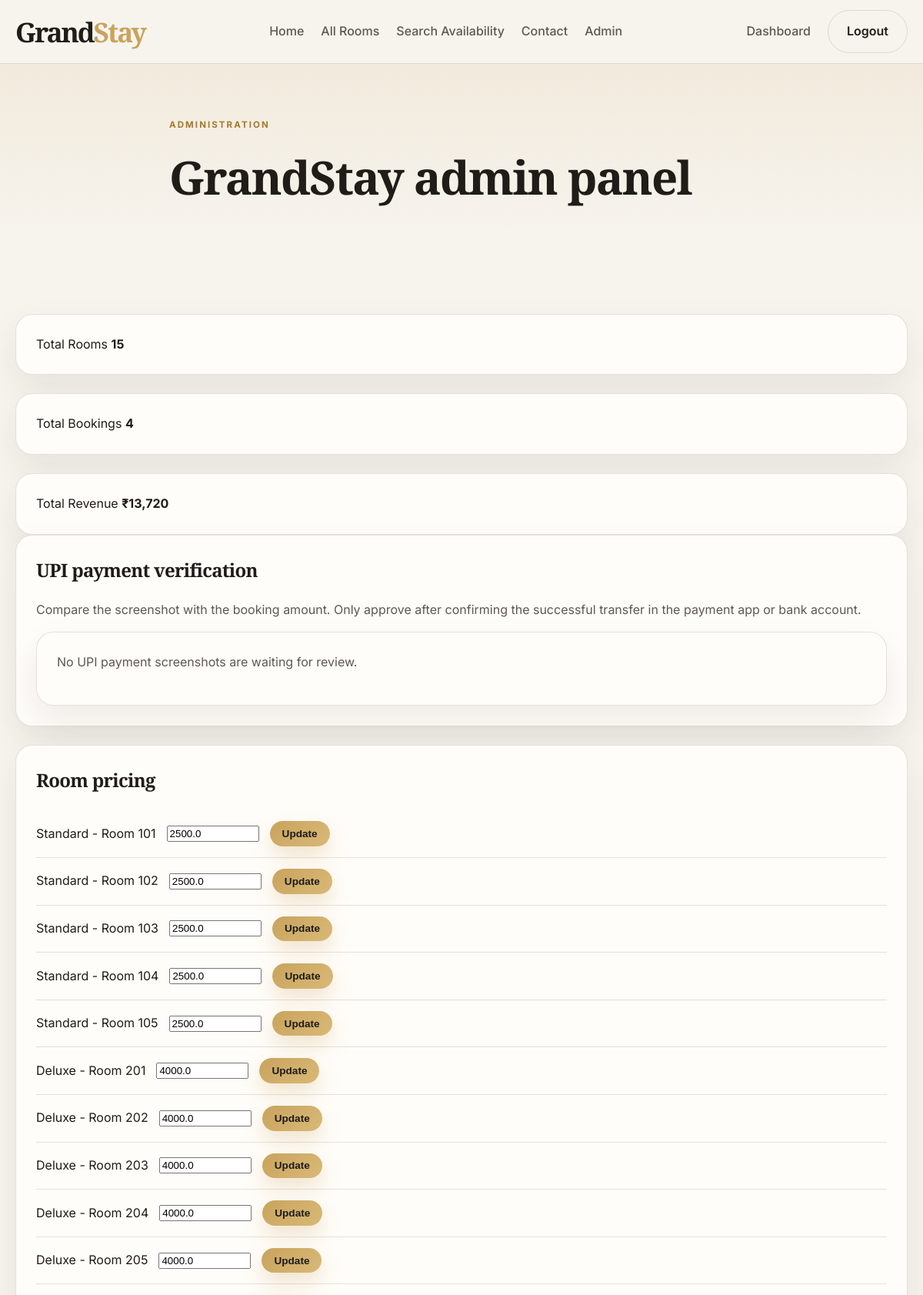
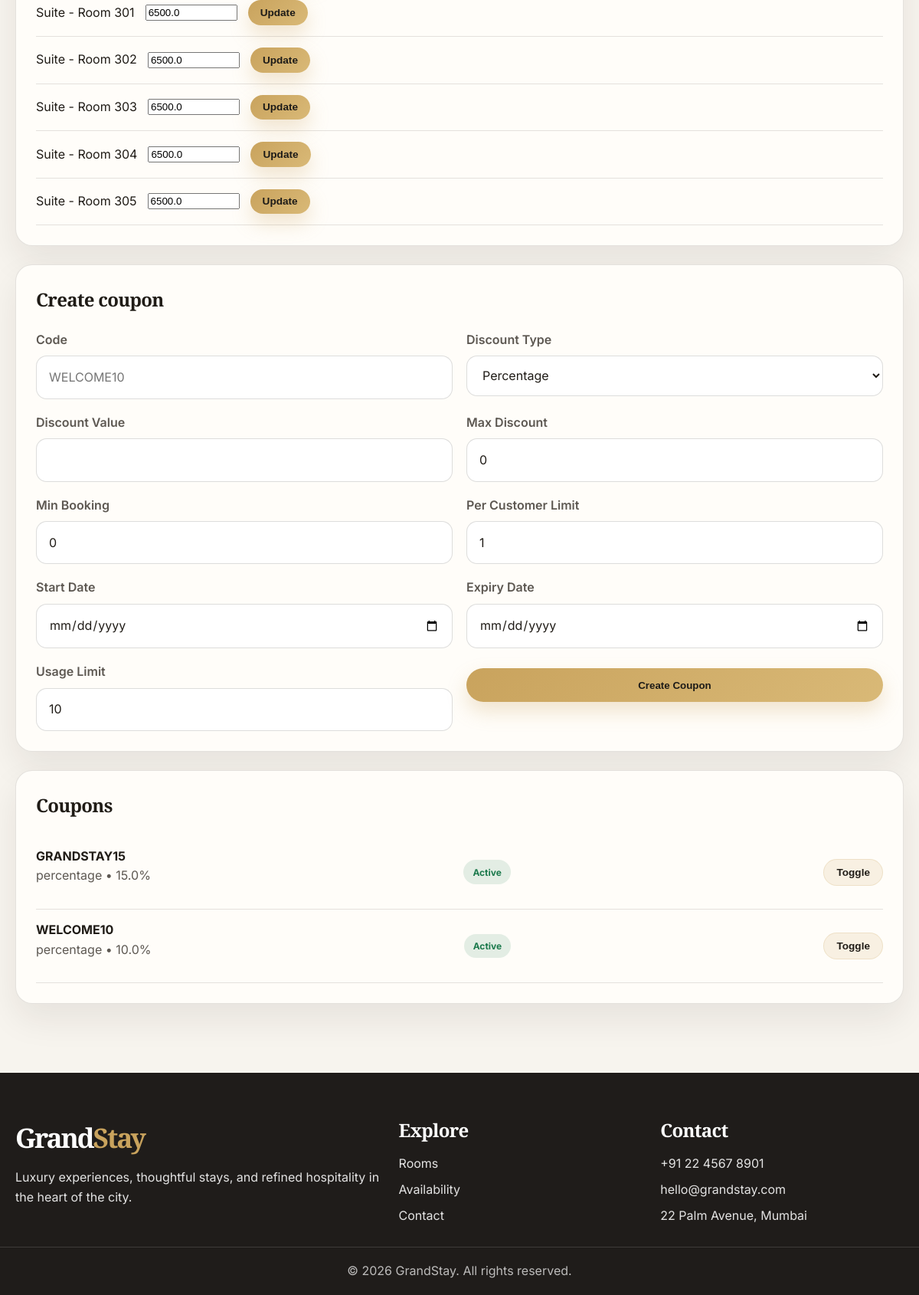
The page /admin (signed in) on the database its author committed (2 pictures, top to bottom).
### tables this page shows
CREATE TABLE rooms (
            id INTEGER PRIMARY KEY AUTOINCREMENT,
            room_number INTEGER NOT NULL,
            room_type TEXT NOT NULL,
            title TEXT NOT NULL,
            description TEXT NOT NULL,
            price_per_night REAL NOT NULL,
            max_guests INTEGER NOT NULL,
            bed_type TEXT,
            room_size TEXT,
            floor INTEGER,
            amenities TEXT,
            image_url TEXT,
            rating REAL DEFAULT 4.5,
            housekeeping_status TEXT DEFAULT 'Clean',
            maintenance_status TEXT DEFAULT 'Good',
            is_active INTEGER DEFAULT 1
        );

CREATE TABLE coupons (
            id INTEGER PRIMARY KEY AUTOINCREMENT,
            code TEXT NOT NULL UNIQUE,
            discount_type TEXT NOT NULL,
            discount_value REAL NOT NULL,
            minimum_booking_amount REAL DEFAULT 0,
            maximum_discount REAL DEFAULT 0,
            start_date TEXT NOT NULL,
            expiry_date TEXT NOT NULL,
            usage_limit INTEGER DEFAULT 10,
            per_customer_limit INTEGER DEFAULT 1,
            is_active INTEGER DEFAULT 1
        );

### app.py (the view)
    def wrapper(*args, **kwargs):
        user = get_logged_user()
        if not user or user["role"] != "admin":
            flash("Admin access required.", "error")
            return redirect(url_for("admin_login"))
        return view_func(*args, **kwargs)

### app.py (called while the page is built)
def get_db():
    if "db" not in g:
        conn = sqlite3.connect(DB_PATH)
        conn.row_factory = sqlite3.Row
        g.db = conn
    return g.db

def query_db(query, params=(), one=False):
    rows = get_db().execute(query, params).fetchall()
    if one:
        return dict(rows[0]) if rows else None
    return [dict(row) for row in rows]

def get_logged_user():
    user_id = session.get("user_id")
    if not user_id:
        return None
    return query_db("SELECT * FROM users WHERE id = ?", (user_id,), one=True)

@app.context_processor
def inject_user():
    return {"current_user": get_logged_user()}

def admin_required(view_func):
    def wrapper(*args, **kwargs):
        user = get_logged_user()
        if not user or user["role"] != "admin":
            flash("Admin access required.", "error")
            return redirect(url_for("admin_login"))
        return view_func(*args, **kwargs)
    wrapper.__name__ = view_func.__name__
    return wrapper

### templates/admin.html (shortened to what this page needs)
{% extends 'base.html' %}
{% block content %}
<section class="inner-banner">
    <div class="container small-container">
        <p class="eyebrow">Administration</p>
        <h1>GrandStay admin panel</h1>
    </div>
</section>
<section class="section">
    <div class="container dashboard-grid">
        <div class="stat-card">
            <span>Total Rooms</span>
            <strong>{{ room_count }}</strong>
        </div>
        <div class="stat-card">
            <span>Total Bookings</span>
            <strong>{{ booking_count }}</strong>
        </div>
        <div class="stat-card">
            <span>Total Revenue</span>
            <strong>₹{{ '{:,.0f}'.format(revenue) }}</strong>
        </div>
    </div>
    <div class="container section-stack">
        <div class="detail-panel large-panel">
            <h2>UPI payment verification</h2>
            <p>Compare the screenshot with the booking amount. Only approve after confirming the successful transfer in the payment app or bank account.</p>
            {% if pending_payments %}
                {% for payment in pending_payments %}
                <article class="payment-review-card">
                    <div class="payment-review-details">
                        <h3>{{ payment.guest_name }}</h3>
                        <p>{{ payment.customer_email }} · Booking {{ payment.booking_reference }}</p>
                        <p>{{ payment.room_type }} room {{ payment.room_number }} — {{ payment.room_title }}</p>
                        <p>{{ payment.check_in }} to {{ payment.check_out }} ({{ payment.nights }} nights)</p>
                        <ul class="compact-list">
                            <li><strong>Room rate:</strong> ₹{{ '{:,.2f}'.format(payment.room_rate) }} × {{ payment.nights }} nights</li>
                            <li><strong>Subtotal:</strong> ₹{{ '{:,.2f}'.format(payment.subtotal) }}</li>
                            <li><strong>Discount:</strong> -₹{{ '{:,.2f}'.format(payment.discount) }}</li>
                            <li><strong>Taxes:</strong> ₹{{ '{:,.2f}'.format(payment.taxes) }}</li>
                            <li><strong>Exact amount to verify:</strong> ₹{{ '{:,.2f}'.format(payment.total_amount) }}</li>
                        </ul>
                    </div>
                    <a class="payment-review-image" href="{{ url_for('view_payment_proof', payment_id=payment.payment_id) }}" target="_blank" rel="noopener">
                        <img src="{{ url_for('view_payment_proof', payment_id=payment.payment_id) }}" alt="Payment proof submitted by {{ payment.guest_name }}">
                        <span>Open full screenshot</span>
                    </a>
                    <form method="post" action="{{ url_for('review_upi_payment', payment_id=payment.payment_id) }}" class="payment-review-form">
                        <label for="received-amount-{{ payment.payment_id }}">Amount visible in the screenshot</label>
                        <div class="payment-review-actions">
                            <input id="received-amount-{{ payment.payment_id }}" type="number" name="received_amount" min="0.01" step="0.01" required>
                            <button type="submit" name="decision" value="approve" class="btn btn-primary">Verify & confirm</button>
                        </div>
                    </form>
                    <form method="post" action="{{ url_for('review_upi_payment', payment_id=payment.payment_id) }}" onsubmit="return confirm('Reject this payment proof and cancel the unpaid booking?');">
                        <button type="submit" name="decision" value="reject" class="btn btn-secondary">Reject proof</button>
                    </form>
                </article>
                {% endfor %}
            {% else %}
                <div class="empty-state">
                    <p>No UPI payment screenshots are waiting for review.</p>
                </div>
            {% endif %}
        </div>
        <div class="detail-panel large-panel">
            <h2>Room pricing</h2>
            {% for room in rooms %}
            <form method="post" action="{{ url_for('update_room_price', room_id=room.id) }}" class="admin-inline-form">
                <div class="admin-inline-fields">
                    <span>{{ room.room_type }} - Room {{ room.room_number }}</span>
                    <input type="number" name="price_per_night" value="{{ room.price_per_night }}" min="1" step="1">
                    <button type="submit" class="btn btn-primary small">Update</button>
                </div>
            </form>
            {% endfor %}
        </div>
        <div class="detail-panel large-panel">
            <h2>Create coupon</h2>
            <form method="post" action="{{ url_for('add_coupon') }}" class="coupon-form">
                <div class="two-col">
                    <div class="input-group">
                        <label>Code</label>
                        <input type="text" name="code" placeholder="WELCOME10" required>
                    </div>
                    <div class="input-group">
                        <label>Discount Type</label>
                        <select name="discount_type">
                            <option value="percentage">Percentage</option>
                        </select>
                    </div>
                </div>
                <div class="two-col">
                    <div class="input-group">
                        <label>Discount Value</label>
                        <input type="number" name="discount_value" min="1" required>
                    </div>
                    <div class="input-group">
                        <label>Max Discount</label>
                        <input type="number" name="maximum_discount" min="0" value="0">
                    </div>
                </div>
                <div class="two-col">
                    <div class="input-group">
                        <label>Min Booking</label>
                        <input type="number" name="minimum_booking_amount" min="0" value="0">
                    </div>
                    <div class="input-group">
                        <label>Per Customer Limit</label>
                        <input type="number" name="per_customer_limit" min="1" value="1">
                    </div>
                </div>
                <div class="two-col">
                    <div class="input-group">
                        <label>Start Date</label>
                        <input type="date" name="start_date">
                    </div>
                    <div class="input-group">
                        <label>Expiry Date</label>
                        <input type="date" name="expiry_date">
                    </div>
                </div>
                <div class="two-col">
                    <div class="input-group">
                        <label>Usage Limit</label>
                        <input type="number" name="usage_limit" min="1" value="10">
                    </div>
                    <div class="input-group">
                        <button type="submit" class="btn btn-primary full-width">Create Coupon</button>
                    </div>
                </div>
            </form>
        </div>
        <div class="detail-panel large-panel">
            <h2>Coupons</h2>
            {% for coupon in coupons %}
            <div class="coupon-row">
                <div>
                    <strong>{{ coupon.code }}</strong>
                    <p>{{ coupon.discount_type }} • {{ coupon.discount_value }}{% if coupon.discount_type == 'percentage' %}%{% else %}₹{% endif %}</p>
                </div>
                <div>
                    <span class="status-pill {% if coupon.is_active %}active{% else %}inactive{% endif %}">{{ 'Active' if coupon.is_active else 'Inactive' }}</span>
                </div>
                <form method="post" action="{{ url_for('toggle_coupon', coupon_id=coupon.id) }}">
                    <button type="submit" class="btn btn-secondary small">Toggle</button>
                </form>
            </div>
            {% endfor %}
        </div>
    </div>
</section>
{% endblock %}

### templates/base.html (shortened to what this page needs)
<!DOCTYPE html>
<html lang="en">
<head>
    <link rel="stylesheet" href="{{ url_for('static', filename='css/style.css') }}">
</head>
<body>
    <header class="topbar">
        <div class="container nav">
            <a href="{{ url_for('home') }}" class="brand">Grand<span>Stay</span></a>
            <nav class="main-nav">
                <a href="{{ url_for('home') }}">Home</a>
                <a href="{{ url_for('rooms') }}">All Rooms</a>
                <a href="{{ url_for('search') }}">Search Availability</a>
                <a href="{{ url_for('contact') }}">Contact</a>
                {% if current_user and current_user.role == 'admin' %}
                    <a href="{{ url_for('admin_dashboard') }}">Admin</a>
                {% endif %}
            </nav>
            <div class="nav-actions">
                {% if current_user %}
                    <a href="{{ url_for('dashboard') }}" class="nav-link">Dashboard</a>
                    <a href="{{ url_for('logout') }}" class="btn btn-outline">Logout</a>
                {% else %}
                    <a href="{{ url_for('login') }}" class="btn btn-outline">Login</a>
                    <a href="{{ url_for('register') }}" class="btn btn-primary">Register</a>
                {% endif %}
            </div>
        </div>
    </header>
    <main>
        {% block content %}{% endblock %}
    </main>
    <footer class="site-footer">
        <div class="container footer-grid">
            <div>
                <div class="brand footer-brand">Grand<span>Stay</span></div>
                <p>Luxury experiences, thoughtful stays, and refined hospitality in the heart of the city.</p>
            </div>
            <div>
                <h4>Explore</h4>
                <ul>
                    <li><a href="{{ url_for('rooms') }}">Rooms</a></li>
                    <li><a href="{{ url_for('search') }}">Availability</a></li>
                    <li><a href="{{ url_for('contact') }}">Contact</a></li>
                </ul>
            </div>
            <div>
                <h4>Contact</h4>
                <ul>
                    <li>+91 22 4567 8901</li>
                    <li>hello@grandstay.com</li>
                    <li>22 Palm Avenue, Mumbai</li>
                </ul>
            </div>
        </div>
        <div class="footer-bottom">© 2026 GrandStay. All rights reserved.</div>
    </footer>
</body>
</html>

### rows shown on the page
rooms: room_type "Standard", room_number "101", price_per_night "2500.0"
rooms: room_type "Standard", room_number "102", price_per_night "2500.0"
rooms: room_type "Standard", room_number "103", price_per_night "2500.0"
rooms: room_type "Standard", room_number "104", price_per_night "2500.0"
rooms: room_type "Standard", room_number "105", price_per_night "2500.0"
rooms: room_type "Deluxe", room_number "201", price_per_night "4000.0"
rooms: room_type "Deluxe", room_number "202", price_per_night "4000.0"
rooms: room_type "Deluxe", room_number "203", price_per_night "4000.0"
rooms: room_type "Deluxe", room_number "204", price_per_night "4000.0"
rooms: room_type "Deluxe", room_number "205", price_per_night "4000.0"
rooms: room_type "Suite", room_number "301", price_per_night "6500.0"
rooms: room_type "Suite", room_number "302", price_per_night "6500.0"
rooms: room_type "Suite", room_number "303", price_per_night "6500.0"
rooms: room_type "Suite", room_number "304", price_per_night "6500.0"
rooms: room_type "Suite", room_number "305", price_per_night "6500.0"
coupons: code "GRANDSTAY15", discount_type "percentage", discount_value "15.0", is_active "Active"
coupons: code "WELCOME10", discount_type "percentage", discount_value "10.0", is_active "Active"

### other values the page prints
{{ room_count }} "15"
{{ booking_count }} "4"
{{ '{:,.0f}'.format(revenue) }} "13,720"
